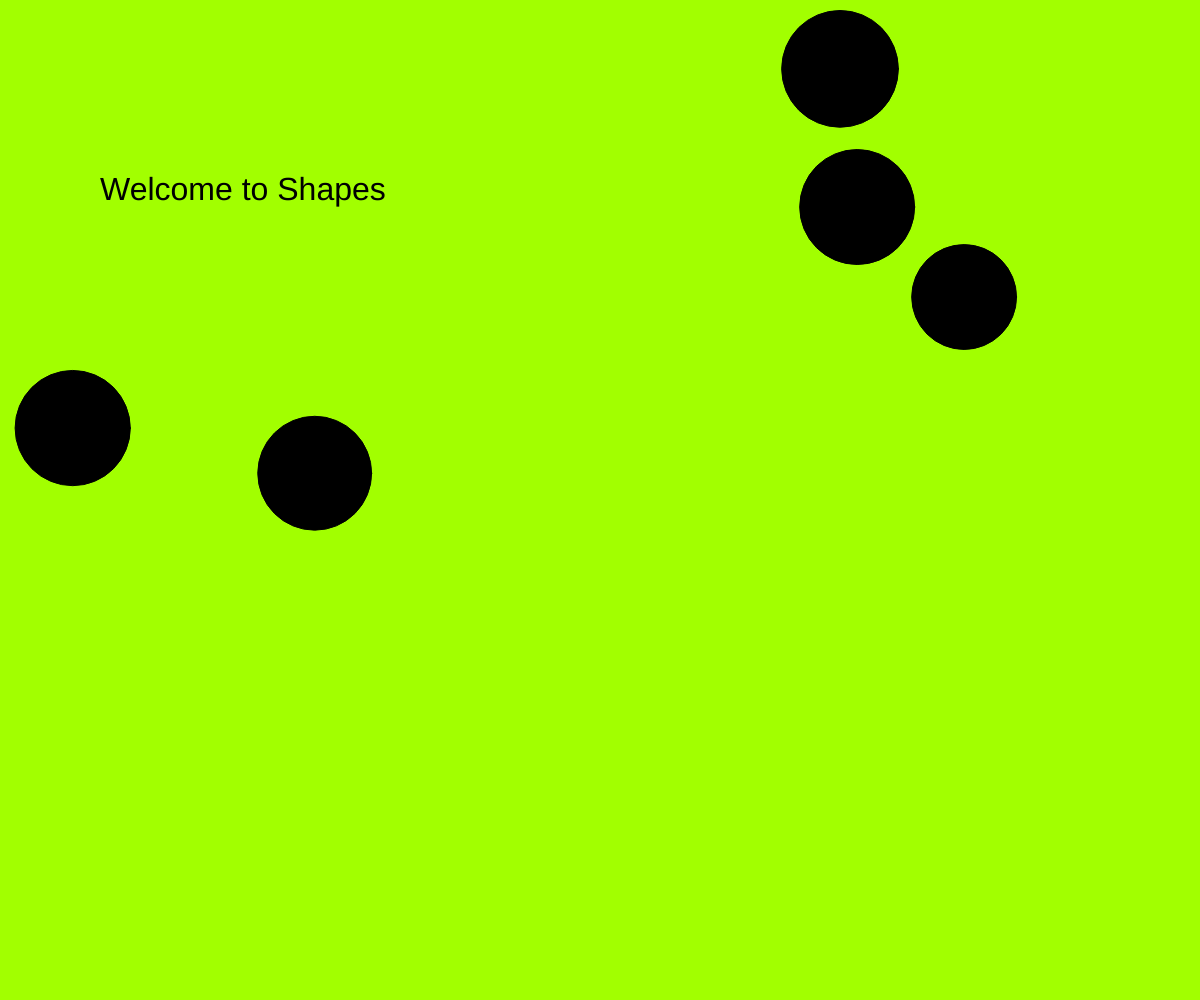
Frame 1 (no input)
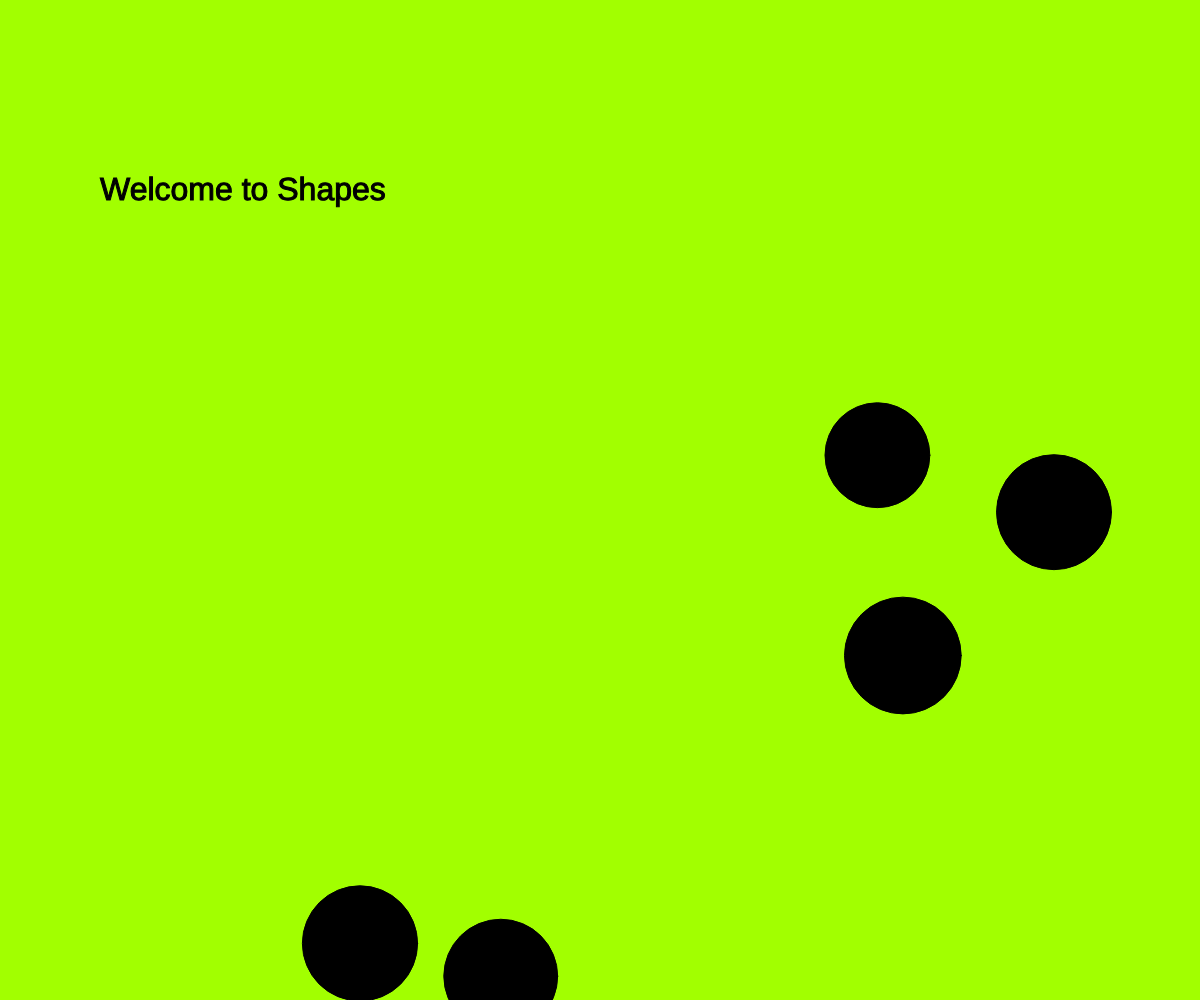
Frame 60 (no input)
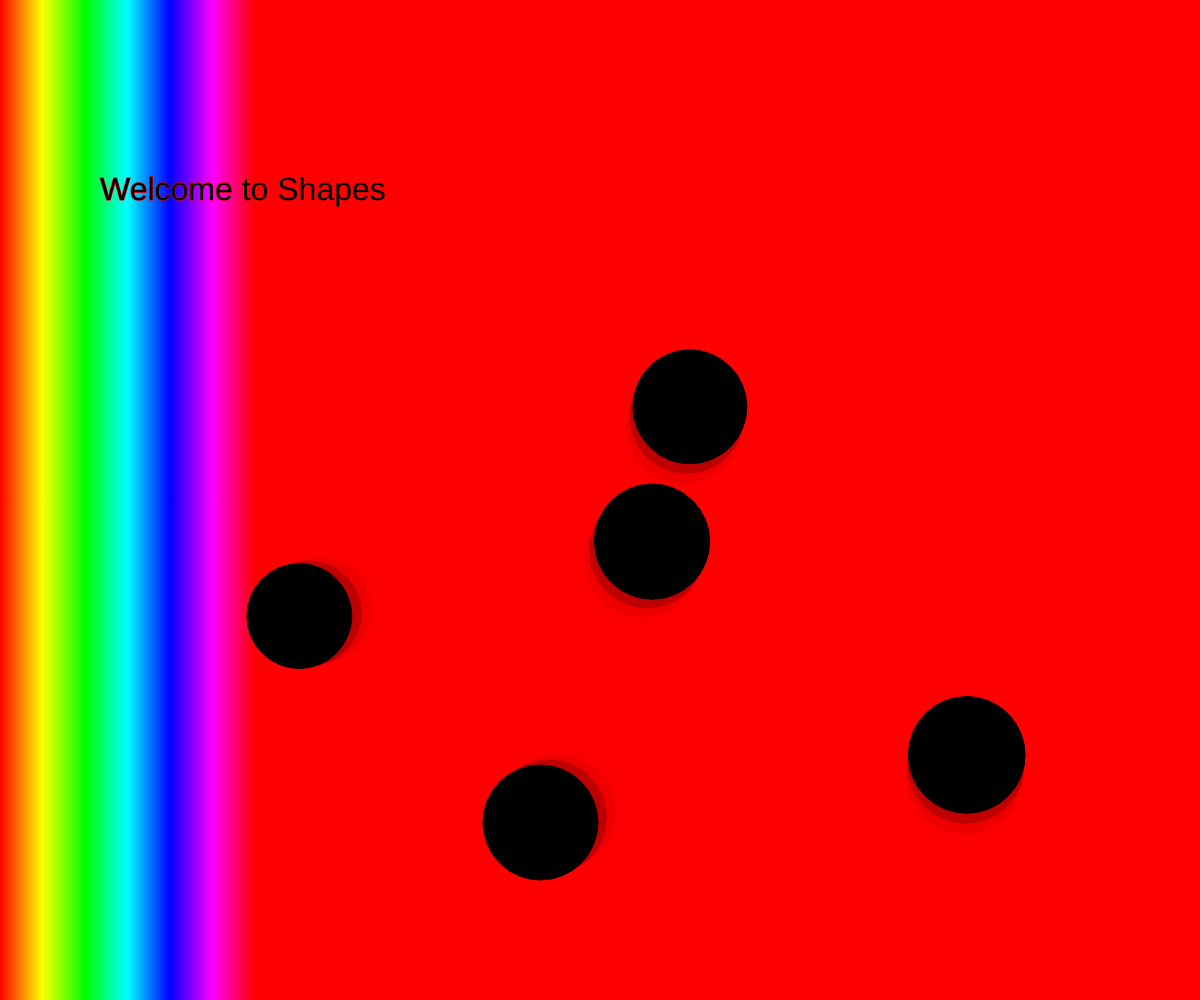
Frame 120 (the mouse pressed at the canvas centre since frame 60)

The p5.js sketch that drew these frames (run headless with seeded random() and noise() and a simulated clock; from frame 60 on, the mouse is pressed at the canvas centre):

// p5.js sketch
// ── sketch.js
var bubbleX = 0;
var bubbleY= 0;
var x = 0;
var speed = 10;
var directionX = 1;
var directionY = 1;
var angle = 120;
var triX = 0;
var triY = 0;
var bubble0;
var bubble1;
var bubble2;
var bubbles = [];
var rainbowBackground = false;
var  t = "Welcome to Shapes";

function setup () {
  createCanvas(windowWidth, windowHeight);
  background(8, 119, 10);
  colorMode(HSB, 255);
for(var x = 0 ; x < 5; x++){
  bubbles[x] = new Bubble ()
}
}

function draw(){
  if(rainbowBackground == false){
    background(58, 255,255);
  }
  else{
    Rainbow()
  }
  console.log(returingvalue);
  textSize(32);
  text( t , 100, 200);
  fill(0, 20, 200)

  fill(0);
  stroke(0);
  for(var x = 0 ; x < 5; x++){
    ellipse(bubbles[x].x, bubbles[x].y, bubbles[x].diameter);
    bubbles[x].move();
  }
  // ellipse(bubble0.x, bubble0.y, bubble0.diameter);
  // bubble0.move();
  // ellipse(bubble1.x, bubble1.y, bubble1.diameter);
  // bubble1.move();
  // ellipse(bubble)
  // ellipse(mouseX, mouseY, 20, 30);
}

function Bubble(x, y, diameter) {
  this.x = random(windowWidth);
  // random(255);
  this.y = random (windowHeight);
  this.diameter = random(20)+100;
  this.directionX = 1;
  this.directionY = 1;
  this.angle = random(0, 90);
  this.move = function () {
    // this.x += random(10) -5;
    // this.y += random(10) -5;
    this.x+=cos(radians(this.angle))*speed*this.directionX;
    this.y+=sin(radians(this.angle))*speed*this.directionY;
    if (this.x>width) {
      this.directionX= -1
    }
    else if (this.x<0){
      this.directionX= 1;
    }
    if (this.y>height) {
      this.directionY=-1
    }
    else if (this.y < 0){
      this.directionY= 1;
    }
    // else if (this.y<height){
    //   this.y+= 5;
    // }
    //
    // else if (this.x > width){
    //   this.y += 5;
    // }
    // else if (this.x < width){
    //   this.y = -5;
    // }

  }
}

function Rainbow(){
  for (var i = 0; i < width; i++) {
    stroke(i, width, width);
    line(i, 0, i, height);
  }
}
function Redgreen() {
  for (var i = 0; i < width; i++) {
    stroke(i/3, width, width);
    line(i, 0, i, height);
  }
}


function mousePressed() {
  triX = mouseX;
  triY = mouseY;
  // if (rainbowBackground == true) {
  //   rainbowBackground = false;
  // }
  // else {
  //   rainbowBackground = true;
  // }
rainbowBackground = !rainbowBackground;
}

function keyPressed() {
  if(keyCode == UP_ARROW) {
    ellipse(100, 100, 200, 250);
  }
  else if (keyCode == DOWN_ARROW){
    var x1= triX;
    var y1= triY;
    fill(0);
    triangle (x1, y1, x1 + 100, y1 - 95, x1 + 200, y1)
  }
  else if (keyCode == RIGHT_ARROW){
    Redgreen();
  }
  else if (keyCode == LEFT_ARROW){
    Rainbow();
  }
}

function keyTyped(){
  if (key == "g"){
    background(190, 77, 90);
  }
}

function returingvalue() {
  return(5);
}

// ── style.css
body{
  background-color:blue;
  padding:10px;
}
h1{
  color: blue;
  font-size: 200%;
  text-align: center;
  text-decoration-color: red;
  table-layout: auto;
}
h2{
  text-align: center;
}
